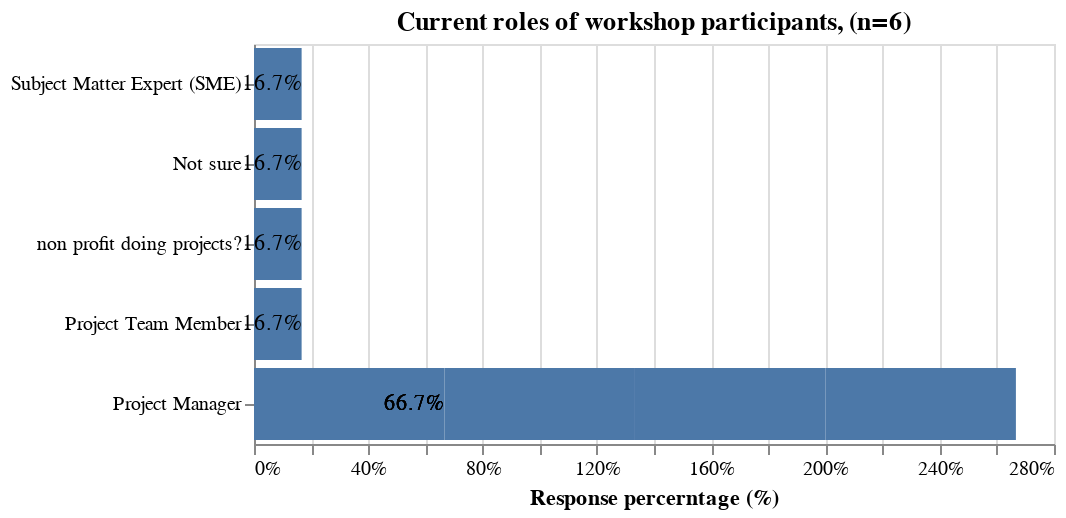

Notebook cell for this chart:
### Code cell
bar = alt.Chart(q1_df_new, title="Current roles of workshop participants, (n=6)"
               ).transform_joinaggregate(
    total='count()',
    groupby=['attendee_roles']
).transform_calculate(
    percent=alt.datum.total/6
).mark_bar().encode(
    x= alt.X('percent:Q', title = "Response percerntage (%)", axis=alt.Axis(format='%')),
    y=alt.Y('attendee_roles', sort='x', title="")
    ).properties(
    width=400,
    height=200
    )

text = alt.Chart(q1_df_new, title="Current roles of workshop participants, (n=6)"
               ).transform_joinaggregate(
    total='count()',
    groupby=['attendee_roles']
).transform_calculate(
    percent=alt.datum.total/6
).mark_text(
        align='right',
    ).encode(
        y = alt.Y('attendee_roles', sort = 'x'),
        x = alt.X('percent:Q'),
        text=alt.Text('percent:Q',format='.1%')
).properties(
    width=400,
    height=200
    )

q1_plot = alt.layer(bar, text, data=q1_df_new)

# Show the plot|
q1_plot

### Figure 1 — Vega-Lite specification as saved in the notebook (floating-point values rounded to 4 significant figures)
{"config": {"view": {"continuousWidth": 400, "continuousHeight": 300}}, "layer": [{"mark": "bar", "encoding": {"x": {"axis": {"format": "%"}, "field": "percent", "title": "Response percerntage (%)", "type": "quantitative"}, "y": {"field": "attendee_roles", "sort": "x", "title": "", "type": "nominal"}}, "height": 200, "title": "Current roles of workshop participants, (n=6)", "transform": [{"joinaggregate": [{"op": "count", "as": "total"}], "groupby": ["attendee_roles"]}, {"calculate": "(datum.total / 6)", "as": "percent"}], "width": 400}, {"mark": {"type": "text", "align": "right"}, "encoding": {"text": {"field": "percent", "format": ".1%", "type": "quantitative"}, "x": {"field": "percent", "type": "quantitative"}, "y": {"field": "attendee_roles", "sort": "x", "type": "nominal"}}, "height": 200, "title": "Current roles of workshop participants, (n=6)", "transform": [{"joinaggregate": [{"op": "count", "as": "total"}], "groupby": ["attendee_roles"]}, {"calculate": "(datum.total / 6)", "as": "percent"}], "width": 400}], "data": {"name": "data-f52a2f9fca2c7a1f8b2985b0bbcdd47d"}, "$schema": "https://vega.github.io/schema/vega-lite/v4.17.0.json", "datasets": {"data-f52a2f9fca2c7a1f8b2985b0bbcdd47d": [{"ID": 1, "attendee_roles": "Project Manager"}, {"ID": 1, "attendee_roles": "Subject Matter Expert (SME)"}, {"ID": 2, "attendee_roles": "Project Manager"}, {"ID": 3, "attendee_roles": "Not sure"}, {"ID": 3, "attendee_roles": "non profit doing projects? "}, {"ID": 4, "attendee_roles": "Project Manager"}, {"ID": 5, "attendee_roles": "Project Team Member"}, {"ID": 6, "attendee_roles": "Project Manager"}]}}
